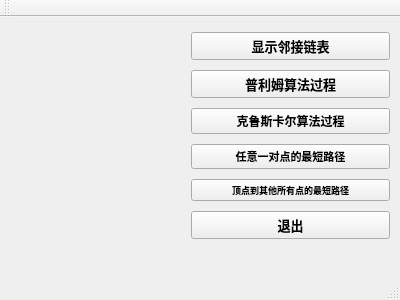
<?xml version="1.0" encoding="UTF-8"?>
<ui version="4.0">
 <class>MainWindow</class>
 <widget class="QMainWindow" name="MainWindow">
  <property name="geometry">
   <rect>
    <x>0</x>
    <y>0</y>
    <width>400</width>
    <height>300</height>
   </rect>
  </property>
  <property name="windowTitle">
   <string>MainWindow</string>
  </property>
  <widget class="QWidget" name="centralWidget">
   <widget class="QWidget" name="verticalLayoutWidget">
    <property name="geometry">
     <rect>
      <x>180</x>
      <y>0</y>
      <width>221</width>
      <height>241</height>
     </rect>
    </property>
    <layout class="QVBoxLayout" name="verticalLayout">
     <item>
      <widget class="QPushButton" name="pushButton_2">
       <property name="font">
        <font>
         <pointsize>10</pointsize>
         <weight>75</weight>
         <bold>true</bold>
        </font>
       </property>
       <property name="text">
        <string>显示邻接链表</string>
       </property>
      </widget>
     </item>
     <item>
      <widget class="QPushButton" name="pushButton_3">
       <property name="font">
        <font>
         <pointsize>10</pointsize>
         <weight>75</weight>
         <bold>true</bold>
        </font>
       </property>
       <property name="text">
        <string>普利姆算法过程</string>
       </property>
      </widget>
     </item>
     <item>
      <widget class="QPushButton" name="pushButton">
       <property name="font">
        <font>
         <pointsize>9</pointsize>
         <weight>75</weight>
         <bold>true</bold>
        </font>
       </property>
       <property name="text">
        <string>克鲁斯卡尔算法过程</string>
       </property>
      </widget>
     </item>
     <item>
      <widget class="QPushButton" name="pushButton_4">
       <property name="font">
        <font>
         <pointsize>8</pointsize>
         <weight>75</weight>
         <bold>true</bold>
        </font>
       </property>
       <property name="text">
        <string>任意一对点的最短路径</string>
       </property>
      </widget>
     </item>
     <item>
      <widget class="QPushButton" name="pushButton_5">
       <property name="font">
        <font>
         <pointsize>7</pointsize>
         <weight>75</weight>
         <bold>true</bold>
        </font>
       </property>
       <property name="text">
        <string>顶点到其他所有点的最短路径</string>
       </property>
      </widget>
     </item>
     <item>
      <widget class="QPushButton" name="pushButton_6">
       <property name="font">
        <font>
         <pointsize>10</pointsize>
         <weight>75</weight>
         <bold>true</bold>
        </font>
       </property>
       <property name="text">
        <string>退出</string>
       </property>
      </widget>
     </item>
    </layout>
   </widget>
   <widget class="QLabel" name="label">
    <property name="geometry">
     <rect>
      <x>0</x>
      <y>-30</y>
      <width>191</width>
      <height>301</height>
     </rect>
    </property>
    <property name="maximumSize">
     <size>
      <width>191</width>
      <height>16777215</height>
     </size>
    </property>
    <property name="text">
     <string>&lt;html&gt;&lt;head/&gt;&lt;body&gt;&lt;p&gt;&lt;img src=&quot;:/Img/IMG.png&quot;/&gt;&lt;/p&gt;&lt;/body&gt;&lt;/html&gt;</string>
    </property>
    <property name="textFormat">
     <enum>Qt::RichText</enum>
    </property>
   </widget>
  </widget>
  <widget class="QMenuBar" name="menuBar">
   <property name="geometry">
    <rect>
     <x>0</x>
     <y>0</y>
     <width>400</width>
     <height>17</height>
    </rect>
   </property>
  </widget>
  <widget class="QToolBar" name="mainToolBar">
   <attribute name="toolBarArea">
    <enum>TopToolBarArea</enum>
   </attribute>
   <attribute name="toolBarBreak">
    <bool>false</bool>
   </attribute>
  </widget>
  <widget class="QStatusBar" name="statusBar"/>
 </widget>
 <layoutdefault spacing="6" margin="11"/>
 <resources/>
 <connections/>
</ui>
